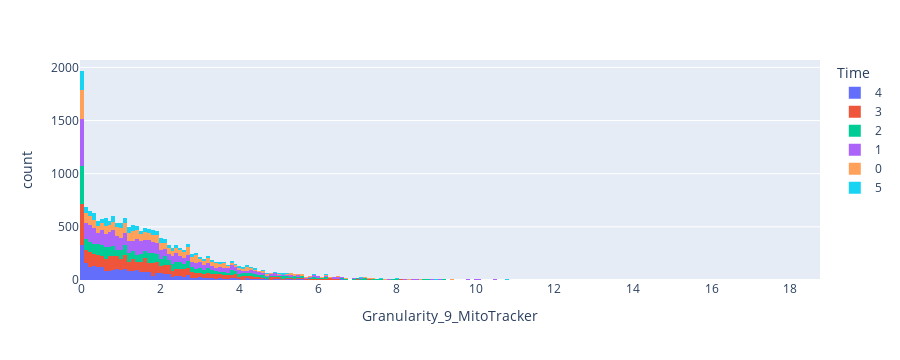

The code cell stored with this chart in its notebook:
### Code cell
fig = px.histogram(cell_df, x='Granularity_3_MitoTracker', color = 'Time')
fig.show()

### Figure 1 — Plotly figure (JSON) as saved in the notebook; plotly's stock layout.template omitted (floating-point values rounded to 4 significant figures; data arrays with more than 128 entries replaced by an {"elided": "..."} marker saying what was removed)
{"data": [{"alignmentgroup": "True", "bingroup": "x", "hovertemplate": "Time=4<br>Granularity_9_MitoTracker=%{x}<br>count=%{y}<extra></extra>", "legendgroup": "4", "marker": {"color": "#636efa", "pattern": {"shape": ""}}, "name": "4", "offsetgroup": "4", "orientation": "v", "showlegend": true, "type": "histogram", "x": {"elided": "2912 float values"}, "xaxis": "x", "yaxis": "y"}, {"alignmentgroup": "True", "bingroup": "x", "hovertemplate": "Time=3<br>Granularity_9_MitoTracker=%{x}<br>count=%{y}<extra></extra>", "legendgroup": "3", "marker": {"color": "#EF553B", "pattern": {"shape": ""}}, "name": "3", "offsetgroup": "3", "orientation": "v", "showlegend": true, "type": "histogram", "x": {"elided": "3986 float values"}, "xaxis": "x", "yaxis": "y"}, {"alignmentgroup": "True", "bingroup": "x", "hovertemplate": "Time=2<br>Granularity_9_MitoTracker=%{x}<br>count=%{y}<extra></extra>", "legendgroup": "2", "marker": {"color": "#00cc96", "pattern": {"shape": ""}}, "name": "2", "offsetgroup": "2", "orientation": "v", "showlegend": true, "type": "histogram", "x": {"elided": "3534 float values"}, "xaxis": "x", "yaxis": "y"}, {"alignmentgroup": "True", "bingroup": "x", "hovertemplate": "Time=1<br>Granularity_9_MitoTracker=%{x}<br>count=%{y}<extra></extra>", "legendgroup": "1", "marker": {"color": "#ab63fa", "pattern": {"shape": ""}}, "name": "1", "offsetgroup": "1", "orientation": "v", "showlegend": true, "type": "histogram", "x": {"elided": "4400 float values"}, "xaxis": "x", "yaxis": "y"}, {"alignmentgroup": "True", "bingroup": "x", "hovertemplate": "Time=0<br>Granularity_9_MitoTracker=%{x}<br>count=%{y}<extra></extra>", "legendgroup": "0", "marker": {"color": "#FFA15A", "pattern": {"shape": ""}}, "name": "0", "offsetgroup": "0", "orientation": "v", "showlegend": true, "type": "histogram", "x": {"elided": "3092 float values"}, "xaxis": "x", "yaxis": "y"}, {"alignmentgroup": "True", "bingroup": "x", "hovertemplate": "Time=5<br>Granularity_9_MitoTracker=%{x}<br>count=%{y}<extra></extra>", "legendgroup": "5", "marker": {"color": "#19d3f3", "pattern": {"shape": ""}}, "name": "5", "offsetgroup": "5", "orientation": "v", "showlegend": true, "type": "histogram", "x": {"elided": "1650 float values"}, "xaxis": "x", "yaxis": "y"}], "layout": {"barmode": "relative", "height": 360, "legend": {"title": {"text": "Time"}, "tracegroupgap": 0}, "margin": {"t": 60}, "xaxis": {"anchor": "y", "autorange": true, "domain": [0, 1], "range": [-0.05, 18.75], "title": {"text": "Granularity_9_MitoTracker"}, "type": "linear"}, "yaxis": {"anchor": "x", "autorange": true, "domain": [0, 1], "range": [0, 2069.0], "title": {"text": "count"}}}}
